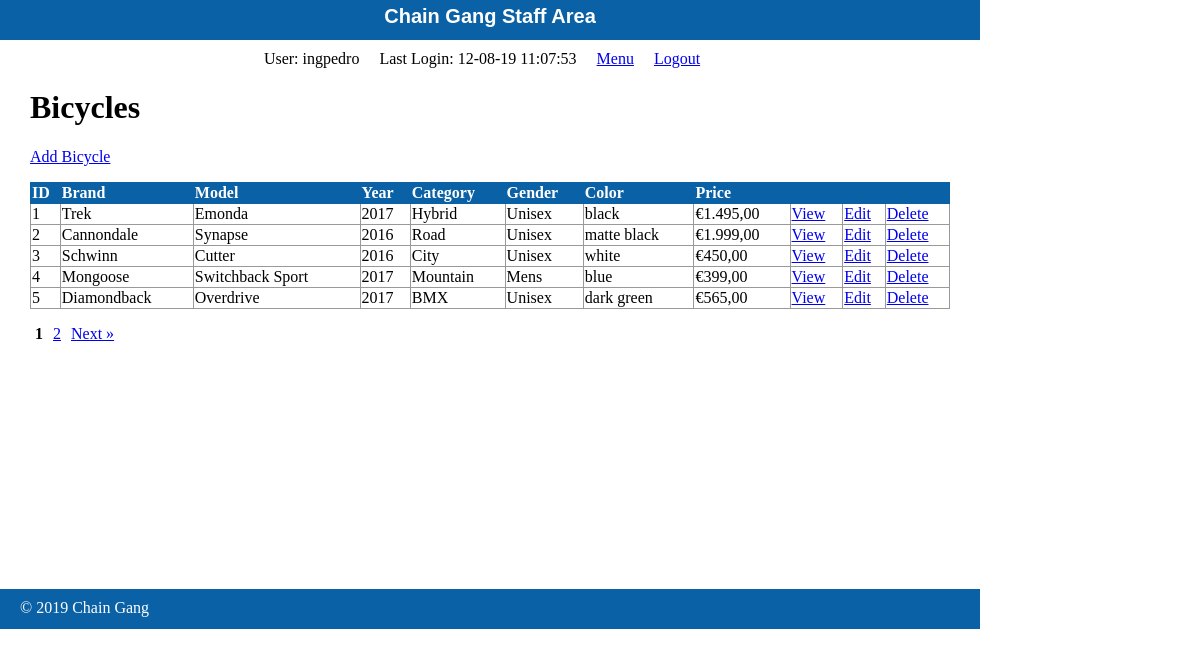
The page /staff/bicycles/index.php (signed in) on the database its author committed.
### tables this page shows
CREATE TABLE `bicycles` (
  `id` int(11) NOT NULL,
  `brand` varchar(255) NOT NULL,
  `model` varchar(255) NOT NULL,
  `year` int(4) NOT NULL,
  `category` varchar(255) NOT NULL,
  `gender` varchar(255) NOT NULL,
  `color` varchar(255) NOT NULL,
  `price` decimal(9,2) NOT NULL,
  `weight_kg` decimal(9,5) NOT NULL,
  `condition_id` tinyint(3) NOT NULL,
  `description` text NOT NULL
);

### private/functions.php (called while the page is built, shortened)
<?php
function url_for($script_path) {
  return WWW_ROOT . $script_path;
}
function u($string="") {
  return urlencode($string);
}
function h($string="") {
  return htmlspecialchars($string);
}
function asEuros($price) {
  return '€' . number_format($price, 2, ",",".");
}
?>

### private/classes/databaseobject.class.php (called while the page is built, shortened)
<?php
class DatabaseObject  {
  static protected $database;
  static protected $table_name = "";
  static public function set_database($database) {
    self::$database = $database;
  }
  static public function find_by_sql($sql) {
    $result = self::$database->query($sql);
    $object_array = [];
    while($record = $result->fetch_assoc()) {
      $object_array[] = static::instantiate($record);
    }
    return $object_array;
  }
static public function count_all() {
    $sql = "SELECT COUNT(*) FROM " . static::$table_name;
    $result_set = self::$database->query($sql);
    $row = $result_set->fetch_array();
    return array_shift($row);
  }
  static protected function instantiate($record) {
    $object = new static;
    foreach($record as $property => $value) {
      if(property_exists($object, $property)) {
        $object->$property = $value;
      }
    }
    return $object;
  }
}
?>

### public/staff/bicycles/index.php (the view, shortened to what this page needs)
<?php
$current_page = $_GET['page'] ?? 1;
$per_page = 5;
$total_count = Bicycle::count_all();
$pagination = new Pagination($current_page, $per_page, $total_count);
$sql = "SELECT * FROM bicycles ";
$sql .= "LIMIT {$per_page} ";
$sql .= "OFFSET {$pagination->offset()}";
$bicycles = Bicycle::find_by_sql($sql);
?>
<?php include(SHARED_PATH . '/staff_header.php'); ?>
<div id="content">
  <div class="bicycles listing">
    <h1>Bicycles</h1>
    <div class="actions">
      <a class="action" href="<?php echo url_for('/staff/bicycles/new.php'); ?>">Add Bicycle</a>
    </div>
  	<table class="list">
      <tr>
        <th>ID</th>
        <th>Brand</th>
        <th>Model</th>
        <th>Year</th>
        <th>Category</th>
        <th>Gender</th>
        <th>Color</th>
        <th>Price</th>
        <th>&nbsp;</th>
        <th>&nbsp;</th>
        <th>&nbsp;</th>
      </tr>
      <?php foreach($bicycles as $bicycle) { ?>
        <tr>
          <td><?php echo h($bicycle->id); ?></td>
          <td><?php echo h($bicycle->brand); ?></td>
          <td><?php echo h($bicycle->model); ?></td>
          <td><?php echo h($bicycle->year); ?></td>
          <td><?php echo h($bicycle->category); ?></td>
          <td><?php echo h($bicycle->gender); ?></td>
          <td><?php echo h($bicycle->color); ?></td>
          <td><?php echo h(asEuros($bicycle->price)); ?></td>
          <td><a class="action" href="<?php echo url_for('/staff/bicycles/show.php?id=' . h(u($bicycle->id))); ?>">View</a></td>
          <td><a class="action" href="<?php echo url_for('/staff/bicycles/edit.php?id=' . h(u($bicycle->id))); ?>">Edit</a></td>
          <td><a class="action" href="<?php echo url_for('/staff/bicycles/delete.php?id=' . h(u($bicycle->id))); ?>">Delete</a></td>
    	  </tr>
      <?php } ?>
  	</table>
    <?php
    $url = url_for('/staff/bicycles/index.php');
    echo $pagination->page_links($url);
    ?>
  </div>
</div>
<?php include(SHARED_PATH . '/staff_footer.php'); ?>

### public/stylesheets/staff.css (style rules this page uses)
html { height: 100%; width: 100%; }
body { height: 980px; width: 100%; margin: 0; padding: 0; }
#content { width: 920px; min-height: 500px; padding: 0 30px; }
.actions { margin-bottom: 1em; }
table { border-collapse: collapse; vertical-align: top; }
table.list { width: 100%; }
table.list tr td { border: 1px solid #999999; }
table.list tr th { border: 1px solid #0B61A5; background: #0B61A5; color: white; text-align: left; }

### rows shown on the page
bicycles: id "1", brand "Trek", model "Emonda", year "2017", category "Hybrid", gender "Unisex", color "black", price "€1.495,00"
bicycles: id "2", brand "Cannondale", model "Synapse", year "2016", category "Road", gender "Unisex", color "matte black", price "€1.999,00"
bicycles: id "3", brand "Schwinn", model "Cutter", year "2016", category "City", gender "Unisex", color "white", price "€450,00"
bicycles: id "4", brand "Mongoose", model "Switchback Sport", year "2017", category "Mountain", gender "Mens", color "blue", price "€399,00"
bicycles: id "5", brand "Diamondback", model "Overdrive", year "2017", category "BMX", gender "Unisex", color "dark green", price "€565,00"

### other values the page prints
$session->username "ingpedro"
date("d-m-y H:i:s",$_SESSION['last_login']) "12-08-19 11:07:53"
